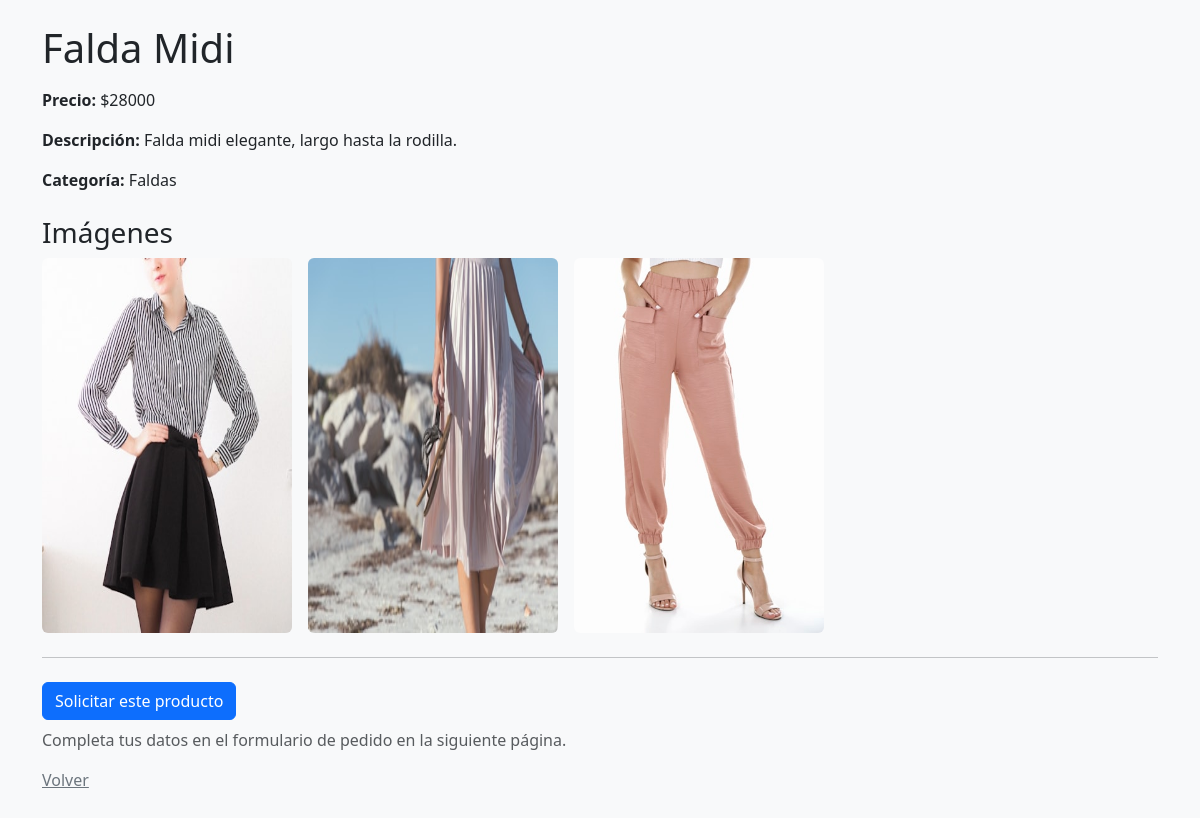
Before: /productos/19/ with the older database file.
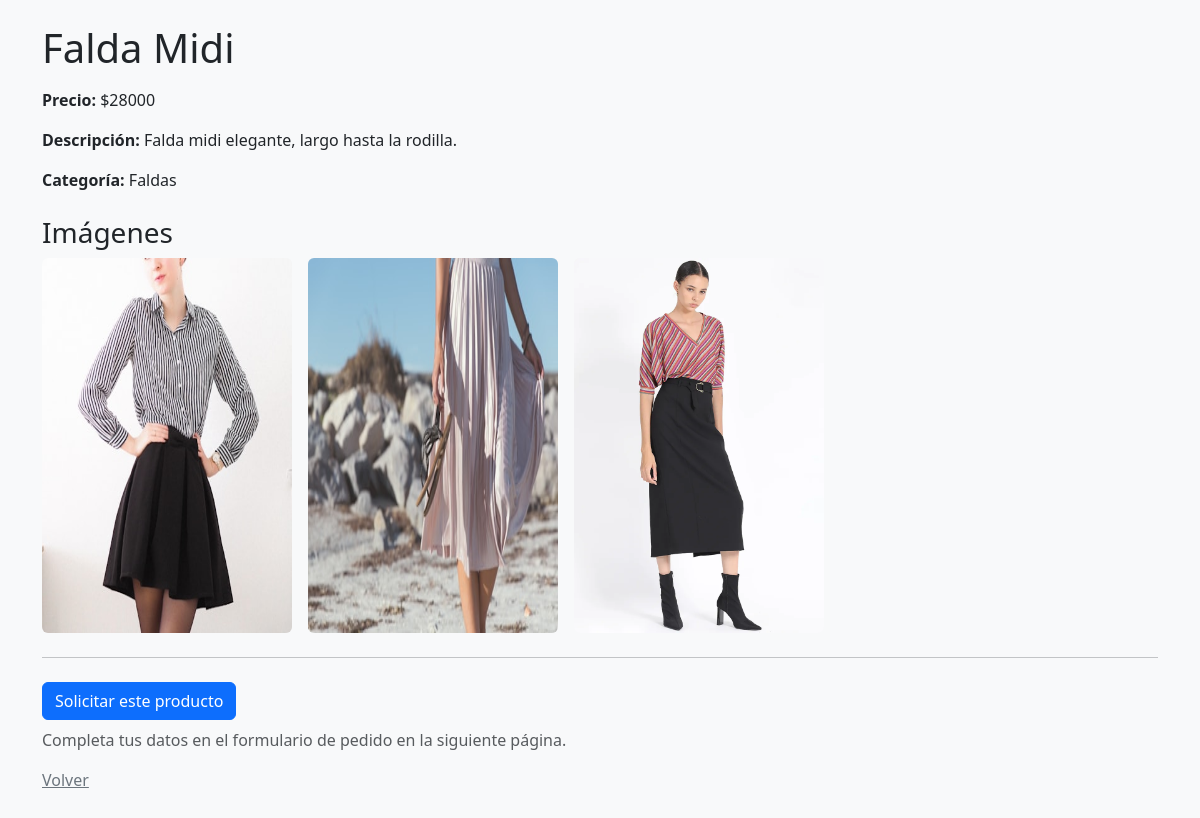
After: the same page with the newer database file.
### appTienda/models.py (models this page shows, shortened)
class Producto(models.Model):
    nombre = models.CharField(max_length=120)
    descripcion = models.TextField()
    categoria = models.ForeignKey(Categoria, on_delete=models.CASCADE)
    precio_base = models.PositiveIntegerField()
    destacado = models.BooleanField(default=False)
    class Meta:
        ordering = ['nombre']
    imagen1 = models.ImageField(upload_to='productos/', null=True, blank=True)
    imagen2 = models.ImageField(upload_to='productos/', null=True, blank=True)
    imagen3 = models.ImageField(upload_to='productos/', null=True, blank=True)

class Categoria(models.Model):
    nombre = models.CharField(max_length=100)
    class Meta:
        ordering = ['nombre']

### appTienda/views.py (the view)
# urls.py: path('productos/<int:id>/', views.producto_detalle, name="producto_detalle"),
def producto_detalle(request, id):
    producto = get_object_or_404(Producto, id=id)
    return render(request, "producto_detalle.html", {"producto": producto})

### appTienda/templates/producto_detalle.html (shortened to what this page needs)
<!DOCTYPE html>
<html lang="es">
<head>
  <link
    href="https://cdn.jsdelivr.net/npm/bootstrap@5.3.3/dist/css/bootstrap.min.css"
    rel="stylesheet"
  />
</head>
<body class="bg-light">
  <div class="container py-4">
    <h1 class="mb-3">{{ producto.nombre }}</h1>
    <p><strong>Precio:</strong> ${{ producto.precio_base }}</p>
    <p><strong>Descripción:</strong> {{ producto.descripcion }}</p>
    <p><strong>Categoría:</strong> {{ producto.categoria.nombre }}</p>
    <h3 class="mt-4">Imágenes</h3>
    <div class="d-flex gap-3 flex-wrap">
      {% if producto.imagen1 %}
        <img src="{{ producto.imagen1.url }}" class="img-fluid rounded" style="max-width: 250px;">
      {% endif %}
      {% if producto.imagen2 %}
        <img src="{{ producto.imagen2.url }}" class="img-fluid rounded" style="max-width: 250px;">
      {% endif %}
      {% if producto.imagen3 %}
        <img src="{{ producto.imagen3.url }}" class="img-fluid rounded" style="max-width: 250px;">
      {% endif %}
    </div>
    <hr class="my-4">
    <a class="btn btn-primary" href="{% url 'pedir' %}?producto_id={{ producto.id }}">Solicitar este producto</a>
    <p class="mt-2 text-muted">Completa tus datos en el formulario de pedido en la siguiente página.</p>
    <p class="mt-3"><a href="/productos/" class="link-secondary">Volver</a></p>
  </div>
</body>
</html>

Changed rows visible on the page:
changed Producto "Falda Midi": imagen3: a different picture
